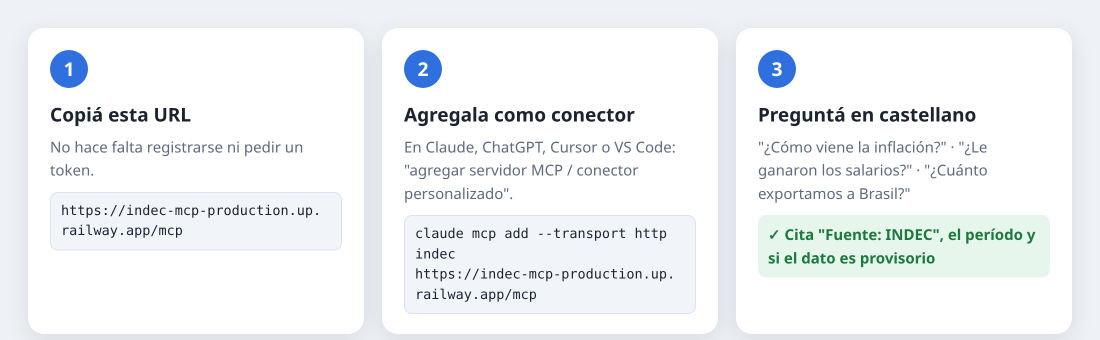
#> input picture docs/img/conectar.png, 2200 x 680 px (shown at 1/2 size)
$ python -i render_readme_media.py   (imports and definitions only)
#> lines starting #> are read from the running program, lines starting #| are printed output that depends on the picture
#!/usr/bin/env python3
"""Render the README images from real transcripts in docs/img/demos.json.

Needs `chromium` and `ffmpeg`. Writes into docs/img/:
- demo-1.png .. demo-3.png  one real question and answer each
- conectar.png              the three connection steps
- demo.gif                  animated replay of a real session (command, question, tools, answer)

Usage: python3 scripts/render_readme_media.py
"""

from __future__ import annotations

import html
import json
import re
import shutil
import subprocess
import tempfile
from pathlib import Path

ROOT = Path(__file__).resolve().parents[1]
IMG = ROOT / "docs" / "img"
URL = "https://indec-mcp-production.up.railway.app/mcp"
CHROMIUM = shutil.which("chromium") or shutil.which("chromium-browser") or shutil.which("google-chrome")

CSS = """
* { box-sizing: border-box; margin: 0; padding: 0; }
body { font: 17px/1.55 -apple-system, "Segoe UI", Roboto, "Noto Sans", Ubuntu, sans-serif;
       background: #eef1f5; color: #1c2330; padding: 28px; }
.card { background: #fff; border-radius: 16px; box-shadow: 0 6px 24px rgba(20,30,50,.10);
        padding: 26px 30px 20px; }
.q { display: flex; justify-content: flex-end; margin-bottom: 16px; }
.q span { background: #2f6fde; color: #fff; padding: 11px 17px; border-radius: 16px 16px 4px 16px;
          font-weight: 600; max-width: 85%; }
.tools { display: flex; flex-wrap: wrap; gap: 8px; margin: 0 0 14px; }
.tool { font: 13.5px/1.3 "JetBrains Mono", "DejaVu Sans Mono", Menlo, monospace; background: #f1f4f9;
        border: 1px solid #dbe2ee; color: #3b4a63; padding: 5px 10px; border-radius: 8px; }
.tool b { color: #1f5fcf; }
.a p { margin: 0 0 10px; }
.a strong { color: #0f1a2b; }
.foot { margin-top: 14px; padding-top: 12px; border-top: 1px solid #e6eaf1; font-size: 13px; color: #6a778c;
        display: flex; justify-content: space-between; gap: 16px; }
.badge { background: #e7f6ec; color: #1d7a3e; border-radius: 999px; padding: 2px 10px; font-weight: 600; }
"""


def md_inline(text: str) -> str:
    out = html.escape(text)
    return re.sub(r"\*\*(.+?)\*\*", r"<strong>\1</strong>", out)


# [22 lines left out: functions short_args, chat_html, not called in this run]


URL_WBR = URL.replace("//", "//<wbr>").replace(".", ".<wbr>").replace("/mcp", "<wbr>/mcp")
STEPS_HTML = f"""<!doctype html><meta charset="utf-8"><style>{CSS}
.steps {{ display: grid; grid-template-columns: repeat(3, 1fr); gap: 18px; }}
.step {{ background: #fff; border-radius: 16px; box-shadow: 0 6px 24px rgba(20,30,50,.10); padding: 22px 22px 20px; }}
.n {{ width: 38px; height: 38px; border-radius: 50%; background: #2f6fde; color: #fff; font-weight: 700;
      display: grid; place-items: center; font-size: 19px; margin-bottom: 12px; }}
h3 {{ font-size: 19px; margin-bottom: 6px; }}
.mono {{ font: 13.5px/1.5 "JetBrains Mono", "DejaVu Sans Mono", monospace; background: #f1f4f9;
         border: 1px solid #dbe2ee; border-radius: 8px; padding: 8px 10px; margin-top: 10px; }}
.ok {{ margin-top: 10px; background: #e7f6ec; color: #1d7a3e; border-radius: 8px; padding: 8px 10px; font-size: 15px; font-weight: 600; }}
.muted {{ color: #5d6a80; font-size: 15px; }}
</style>
<div class="steps">
  <div class="step"><div class="n">1</div><h3>Copiá esta URL</h3>
    <div class="muted">No hace falta registrarse ni pedir un token.</div>
    <div class="mono">{URL_WBR}</div></div>
  <div class="step"><div class="n">2</div><h3>Agregala como conector</h3>
    <div class="muted">En Claude, ChatGPT, Cursor o VS Code: "agregar servidor MCP / conector personalizado".</div>
    <div class="mono">claude mcp add --transport http indec<br>{URL_WBR}</div></div>
  <div class="step"><div class="n">3</div><h3>Preguntá en castellano</h3>
    <div class="muted">"¿Cómo viene la inflación?" · "¿Le ganaron los salarios?" · "¿Cuánto exportamos a Brasil?"</div>
    <div class="ok">✓ Cita "Fuente: INDEC", el período y si el dato es provisorio</div></div>
</div>"""


# -- animated terminal replay -------------------------------------------------------------------

TERM_CSS = """
* { box-sizing: border-box; margin: 0; padding: 0; }
body { background: #eef1f5; padding: 22px; font: 15px/1.5 "JetBrains Mono", "DejaVu Sans Mono", Menlo, monospace; }
.win { background: #161b22; border-radius: 12px; box-shadow: 0 8px 28px rgba(0,0,0,.25); overflow: hidden; height: 650px;
       display: flex; flex-direction: column; }
.bar { background: #21262d; padding: 9px 14px; display: flex; gap: 7px; align-items: center; }
.dot { width: 12px; height: 12px; border-radius: 50%; }
.title { color: #8b949e; font-size: 12.5px; margin-left: 10px; }
.body { flex: 1; padding: 16px 20px; color: #c9d1d9; white-space: pre-wrap; overflow-wrap: anywhere;
        overflow: hidden; display: flex; flex-direction: column; justify-content: flex-end; }  /* newest lines stay visible */
.p { color: #7ee787; } .c { color: #e6edf3; } .o { color: #8b949e; } .u { color: #79c0ff; font-weight: 700; }
.t { color: #d2a8ff; } .a { color: #e6edf3; } .cur { background: #c9d1d9; color: #161b22; }
.cap { text-align: center; color: #5d6a80; font: 13px -apple-system, "Segoe UI", Roboto, sans-serif; margin-top: 9px; }
"""


# [53 lines left out: functions term_frame, gif_frames, screenshot, not called in this run]


def autocrop(png: Path) -> None:
    """Trim the uniform page background below the card (ffmpeg cropdetect is overkill; use PIL if present)."""
#> called with png = '../docs/img/conectar.png'
    try:
        from PIL import Image, ImageChops
    except ImportError:
        return
    im = Image.open(png).convert("RGB")
#> im is the input picture: PIL image 2200x680 RGB; mean R, G, B 240.3, 243.1, 245.1
    bg = Image.new("RGB", im.size, im.getpixel((2, im.height - 2)))
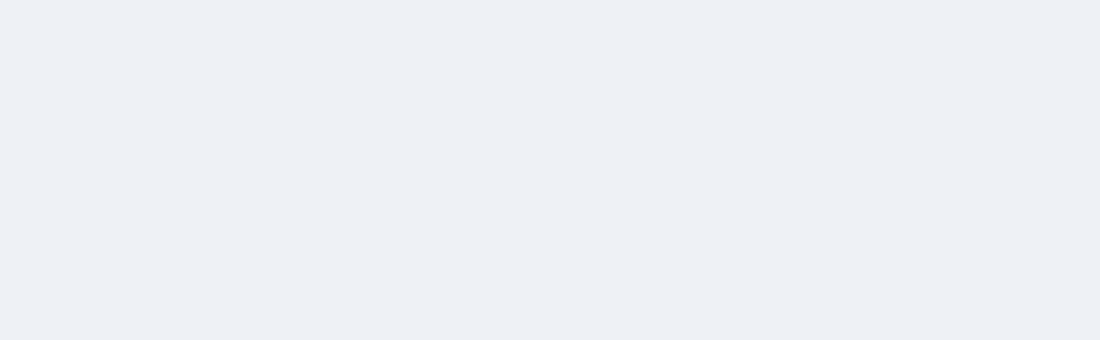
#> bg: PIL image 2200x680 RGB (shown at 1/2 size); mean R, G, B 238, 241, 245
    box = ImageChops.difference(im, bg).getbbox()
#> box = (15, 27, 2185, 680)
    if box:
        pad = 40
        im.crop((0, 0, im.width, min(im.height, box[3] + pad))).save(png, optimize=True)


# [34 lines left out: function main, not called in this run]


# [2 lines not run here, left out]

>>> result = autocrop('../docs/img/conectar.png')
